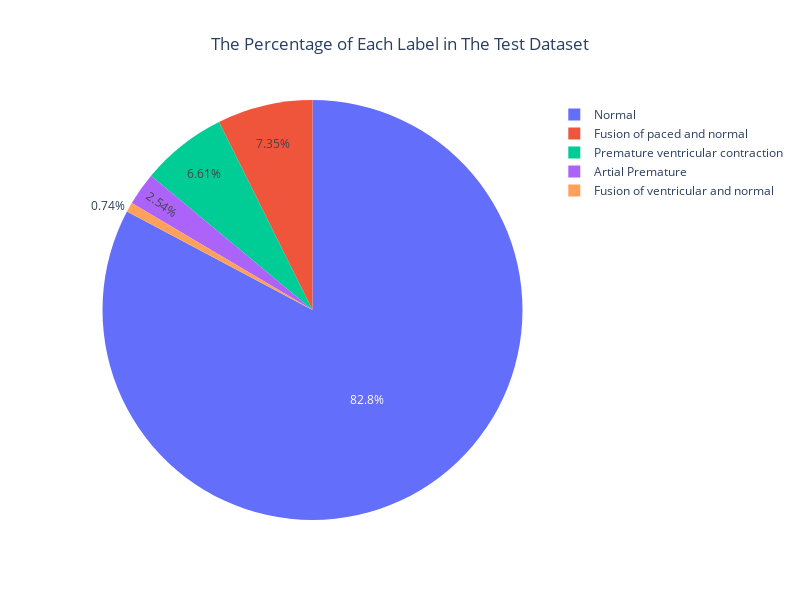

This figure's notebook cell:
### Code cell
pie_fig = px.pie(names=value_counts_test.index, values=value_counts_test.values,
                    title="The Percentage of Each Label in The Test Dataset")

pie_fig.update_layout(title_x=0.5, width=800, height=600)
pie_fig.show()

### Figure 1 — Plotly figure (JSON) as saved in the notebook; plotly's stock layout.template omitted (floating-point values rounded to 4 significant figures)
{"data": [{"domain": {"x": [0, 1], "y": [0, 1]}, "hovertemplate": "label=%{label}<br>value=%{value}<extra></extra>", "labels": ["Normal", "Fusion of paced and normal", "Premature ventricular contraction", "Artial Premature", "Fusion of ventricular and normal"], "legendgroup": "", "name": "", "showlegend": true, "type": "pie", "values": [18118, 1608, 1448, 556, 162]}], "layout": {"height": 600, "legend": {"tracegroupgap": 0}, "title": {"text": "The Percentage of Each Label in The Test Dataset", "x": 0.5}, "width": 800}}
